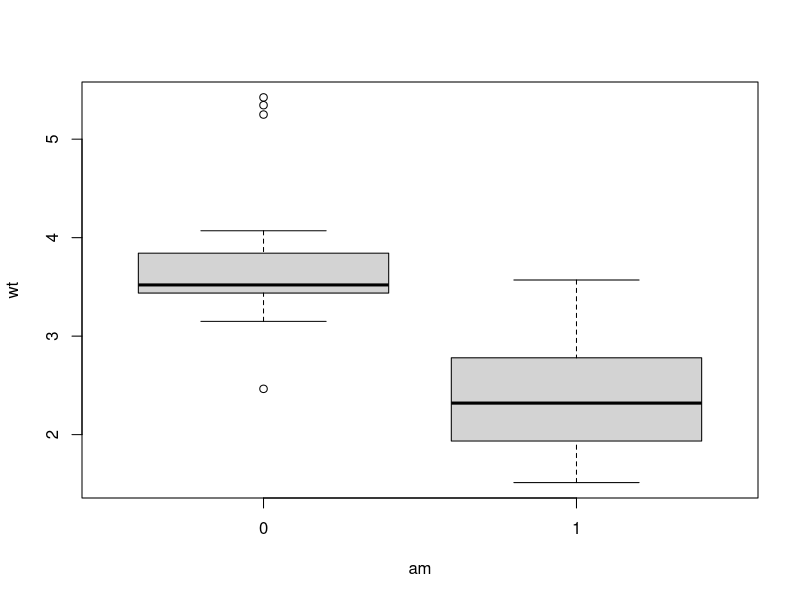

Write the R code that produced this figure. (Note: this script raises an error after producing the figure.)
'
Parametric test(data is normally distributed), 2 sample or population means 
can be compared.

We have a numeric outcome variable Y that we want to compare with a 
categorical explanatory variable X (2 levels - e.g. yes vs no)'
head(mtcars)

'
X - wt variable
Y - we will be looking at the am variable which takes two values - 0,1'
attach(mtcars)

'visual orientation'
boxplot(data=mtcars,  wt~am)


'H0: mean wt of car with am = 1 is the same as the mean wt of cars with am = 0
H1: meant wt of cars with manual and auto transmissions is not the same
- two sided
- independent : paired=F'

# outcome variable = mtcars$wt, always on the left side
# explanatory varible = mtcars$am, on the right side
t.test(mtcars$wt~mtcars$am, 
       alt="two.sided", 
       conf=0.95,
       mu=0, 
       paired=F, 
       var.equal=F) # p-value = 6.272e-06, we reject H0

# alternative t test with default arguments removed
t.test(mtcars$wt~mtcars$am)

# third alternative without ~
t.test(mtcars$wt[mtcars$am==0], 
       mtcars$wt[mtcars$am==1])

'The t test is done when we do not know if the standard deviations are equal
between the two samples. We can check the standard deviation as follows:'
var(mtcars$wt[mtcars$am==0]) 
var(mtcars$wt[mtcars$am==1])

'Paired T Test for means of 2 dependent or paired populations
(same length) the same command can be used but: paired=T'